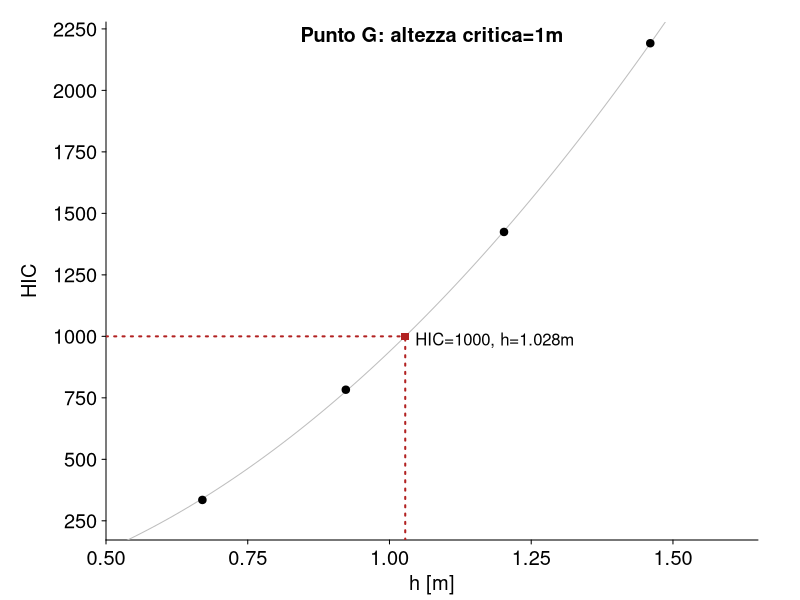

Write R code to recreate this figure.
heights <- c(670.0, 
             923.0,
             1202.0,
             1460.0)
HICs <- c(334.9,
          783.0,
          1424.4,
          2191.7)

point_label <- "G"

df <- data.frame(h=heights,
                 hic=HICs)

outFile <- paste("229709_Grafici/Punto_", point_label, "_Altezza_Critica.PDF",
                 sep="")

pdf(outFile,8,6)


par(mgp=c(3,0.45,0), 
    tcl=-0.2, 
    mar=c(3.0,5.3,1.1,2.1))
plot(1e-3*df$h,
     df$hic,
     pch=19,
     col="black",
     cex=1.2,
     xlim=c(0.5,1.65),
     ylim=c(250,2200),
     xlab="h [m]",
     ylab="HIC",
     xaxs = "i",
     ann=FALSE,
     axes=FALSE,
     #title=plot_title,
     type="n")

#panel.first = c(abline(h=seq(0,2500,by=250), v=seq(0,3,by=.25), col="gray", lty=3)))
#title(paste("Posizione:", as.character(lvl)))
axis(side=1, 
     at=seq(0,3,by=0.25),
     lwd=1, 
     cex.axis=1.2)
axis(side=2, 
     at=seq(0, 2500, by=250),
     lwd=1, 
     cex.axis=1.2,
     las=1)
mtext(side=1,
      text="h [m]",
      line=1.7,
      cex=1.2)
mtext(side=2,
      text="HIC",
      line=3.3,
      cex=1.2)

hs <- 1e-3*df$h
hics <- df$hic
fit_1 <- lm(hics ~ poly(hs,2,raw=T),
            weights = 0.3*hics/100.)

if (coef(fit_1)[3] < 0) {
  fit_1 <- lm(hics ~ poly(hs,1,raw=T),
              weights = 0.3*hics/100.)
}

x <- seq(.5, 
         3,
         length.out = 250)
y <- predict(fit_1,
             data.frame(hs=x))
lines(x,
      y,
      col="grey")

points(1e-3*df$h,
       df$hic,
       pch=19,
       col="black")

#ok up to here

A <- as.numeric(fit_1$coefficients[1])
B <- as.numeric(fit_1$coefficients[2])
C <- as.numeric(fit_1$coefficients[3])
#curve(A + B*x + C*(x*x), 
#      1.75, 
#      2.5,
#      add=TRUE,
#      col="red")

s1 <- Re(polyroot(c(A-1000,
                    B,
                    C))[1])


yp <- predict(fit_1,
             data.frame(hs=s1))
points(s1,
       yp,
       pch=15,
       col="firebrick")
segments(s1,0,s1,yp,
         col="firebrick",
         lty=3,
         lwd=2)
segments(0,yp,s1,yp,
         col="firebrick",
         lty=3,
         lwd=2)
xtext <- s1
ytext <- yp-20
text(xtext,
     ytext,
     pos=4,
     paste("HIC=1000, h=", round(s1,3),"m",
           sep=""))


plot_title <- paste("Punto ",
                    point_label,
                    ": altezza critica=",
                    trunc(s1*10^1)/10^1,
                    "m",
                    sep="")
title(plot_title,
      line=-1)
dev.off()



